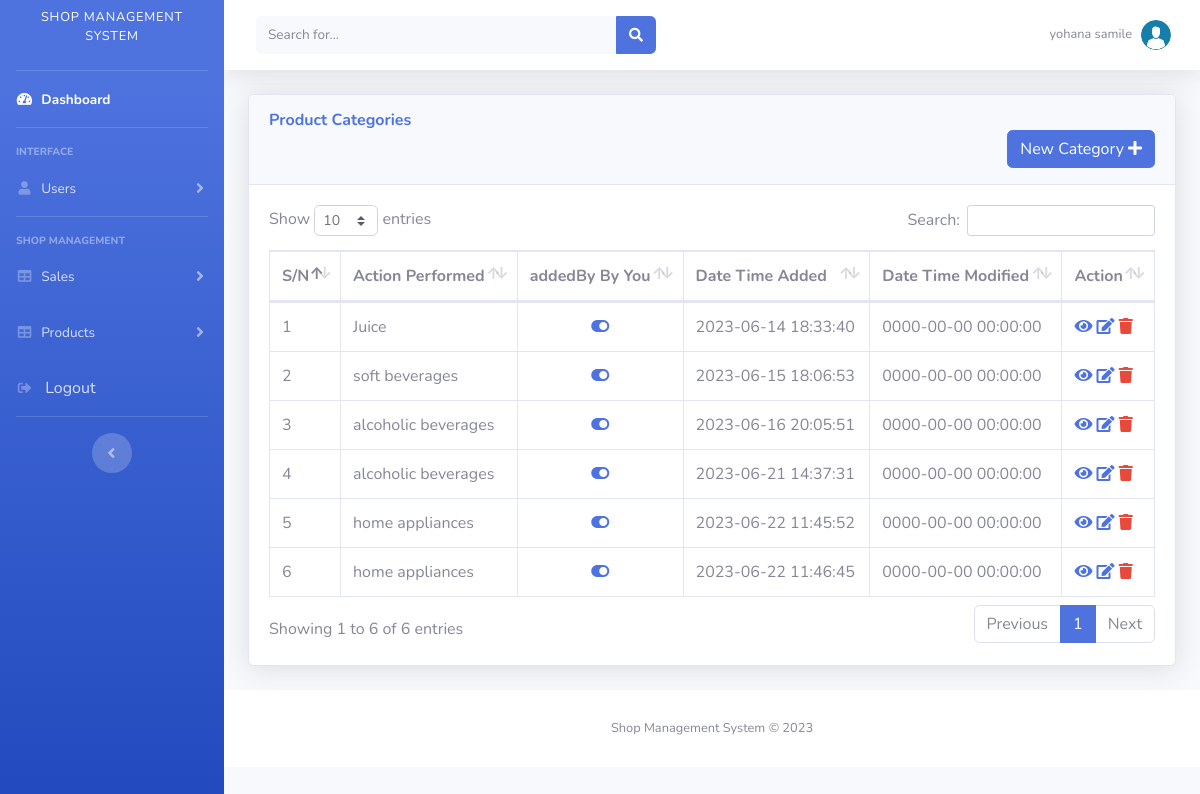
The page /product category/view/ (signed in) on the database its author committed.
### tables this page shows
CREATE TABLE `productcategory` (
  `categoryId` int(11) NOT NULL,
  `categoryName` text NOT NULL,
  `addedBy` int(11) NOT NULL,
  `dateCategoryAdded` datetime NOT NULL DEFAULT current_timestamp(),
  `dateCategoryModified` datetime NOT NULL DEFAULT current_timestamp()
);

### product category/view/index.php (the view, shortened to what this page needs)
<?php require_once('../../include/sidebar.php'); ?>
    <div class="container-fluid">
        <div class="card shadow mb-4">
            <div class="card-header py-3">
                <h6 class="m-0 font-weight-bold text-primary">Product Categories</h6>
                <?php if($_SESSION['userData']['roleName'] == 'administrator' || $_SESSION['userData']['roleName'] == 'manager'): ?>
                    <a href="" data-toggle="modal" data-target="#newCategory" class="btn btn-primary text-white float-right">New Category <i class="fa fa-plus"></i></a>
                <?php endif; ?>
            </div>
            <div class="card-body">
                <div class="table-responsive">
                    <table class="table table-bordered" id="dataTable" width="100%" cellspacing="0">
                        <thead>
                            <tr>
                                <th>S/N</th>
                                <th>Action Performed</th>
                                <th>addedBy By You</th>
                                <th>Date Time Added</th>
                                <th>Date Time Modified</th>
                                <th>Action</th>
                            </tr>
                        </thead>
                        <tbody>
                            <?php
                                $sn = 1;
                                $getProductCategoryRecord = $conn->query("SELECT * FROM `productcategory` ");
                                if(mysqli_num_rows($getProductCategoryRecord) > 0):
                                    while($productCategoryResult = mysqli_fetch_array($getProductCategoryRecord)): ?>
                                        <tr>
                                            <td><?php echo $sn++; ?></td>
                                            <td><?php echo $productCategoryResult['categoryName']; ?></td>
                                            <td class="text-center"><i class="fa fa-toggle-on text-center text-primary"></i></td>
                                            <td><?php echo $productCategoryResult['dateCategoryAdded']; ?></td>
                                            <td><?php echo $productCategoryResult['dateCategoryModified']; ?></td>
                                            <td>
                                                <i class="fa fa-eye text-primary"></i>
                                                <?php if($_SESSION['userData']['roleName'] == 'administrator' || $_SESSION['userData']['roleName'] == 'manager'): ?>
                                                    <i class="fa fa-edit text-primary"></i>
                                                    <i class="fa fa-trash text-danger"></i>
                                                <?php endif; ?>
                                            </td>
                                        </tr>
                            <?php   endwhile; endif; ?>
                        </tbody>
                    </table>
                </div>
            </div>
        </div>
    </div>
    <?php require_once('../../include/footer.php'); ?>

### rows shown on the page
productcategory: categoryName "Juice", dateCategoryAdded "2023-06-14 18:33:40", dateCategoryModified "0000-00-00 00:00:00"
productcategory: categoryName "soft beverages", dateCategoryAdded "2023-06-15 18:06:53", dateCategoryModified "0000-00-00 00:00:00"
productcategory: categoryName "alcoholic beverages", dateCategoryAdded "2023-06-16 20:05:51", dateCategoryModified "0000-00-00 00:00:00"
productcategory: categoryName "alcoholic beverages", dateCategoryAdded "2023-06-21 14:37:31", dateCategoryModified "0000-00-00 00:00:00"
productcategory: categoryName "home appliances", dateCategoryAdded "2023-06-22 11:45:52", dateCategoryModified "0000-00-00 00:00:00"
productcategory: categoryName "home appliances", dateCategoryAdded "2023-06-22 11:46:45", dateCategoryModified "0000-00-00 00:00:00"

### other values the page prints
$_SESSION['userData']['fullName'] "yohana samile"
